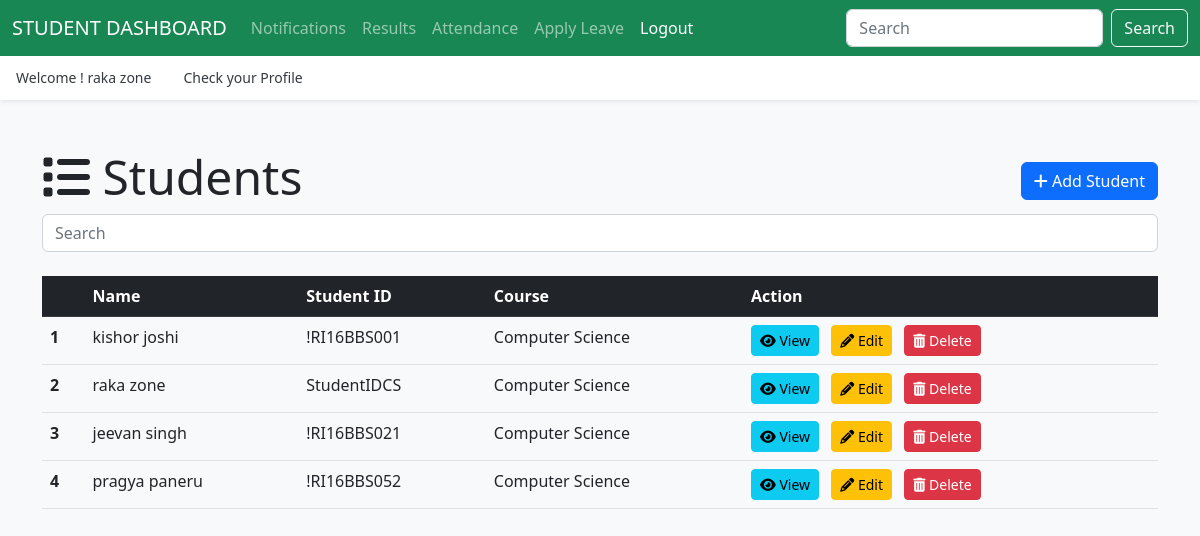
Screenshot of /hod/student/ (signed in) with the database file from the repository.
### authentication/models.py (models this page shows, shortened)
class UserProfile(models.Model):
    user = models.OneToOneField(User, on_delete=models.CASCADE)
    usertype = models.CharField(max_length=50)

### app_hod/models.py (models this page shows, shortened)
class Student(models.Model):
    user = models.OneToOneField(UserProfile, on_delete=models.CASCADE)
    student_id = models.CharField(max_length=20, unique=True)
    gender = models.CharField(max_length=1, choices=[('M', 'Male'), ('F', 'Female')])
    dob = models.DateField()
    address = models.TextField()
    phone_number = models.CharField(max_length=20)
    course = models.ForeignKey(Course,on_delete=models.DO_NOTHING)
    enrollment_year = models.CharField(max_length=100, default=None)
    created_at = models.DateTimeField(auto_now_add=True)
    updated_at = models.DateTimeField(auto_now=True)

class Course(models.Model):
    name = models.CharField(max_length=100)
    created_at = models.DateTimeField(auto_now_add=True)
    updated_at = models.DateTimeField(auto_now=True)
    def __str__(self):
        return self.name

### app_hod/views.py (the view)
# urls.py: path('student/', views.student_index, name='list-student'),
@login_required(login_url='/login/')
def student_index(request):
    student = Student.objects.all()
    context = {"data": student}
    return render(request, 'hod/student_index.html', context)

### templates/hod/student_index.html (shortened to what this page needs)
{% extends "layouts/master.html" %}
{% block content %}
<div class="container my-5">
    <div class="d-flex justify-content-between align-items-center">
        <h1 class="display-5 mb-2"><i class="fas fa-list"></i> Students</h1>
        <a href="{% url 'add-student' %}" class="btn btn-primary"><i class="fas fa-plus"></i> Add Student</a>
    </div>
        <input class="form-control me-2" id="searchInput" type="search" placeholder="Search" aria-label="Search">
    <table class="table mt-4" id="dataTable">
        <thead class="table-dark">
            <tr>
                <th scope="col"></th>
                <th scope="col">Name</th>
                <th scope="col">Student ID</th>
                <th scope="col">Course</th>
                <th scope="col">Action</th>
            </tr>
        </thead>
        <tbody>
            {% for student in data %}
            <tr>
                <th scope="row">{{ forloop.counter }}</th>
                <td>{{ student.user.user.first_name }} {{ student.user.user.last_name }}</td>
                <td>{{ student.student_id }}</td>
                <td>{{ student.course }}</td>
                <td>
                    <a href="{% url 'view-student' student.id %}" class="btn btn-sm btn-info me-2"><i class="fas fa-eye"></i> View</a>
                    <a href="{% url 'edit-student' student.id %}" class="btn btn-sm btn-warning me-2"><i class="fas fa-pencil-alt"></i> Edit</a>
                    <a href="{% url 'delete-student' student.id %}" class="btn btn-sm btn-danger"><i class="fas fa-trash-alt"></i> Delete</a>
                </td>
            </tr>
            {% endfor %}
        </tbody>
    </table>
</div>
{% endblock %}

### templates/layouts/master.html (shortened to what this page needs)
{% load static %}
<!doctype html>
<html lang="en">
<head>
  <link rel="stylesheet" href="https://cdnjs.cloudflare.com/ajax/libs/font-awesome/6.4.0/css/all.min.css">
  <link href="https://cdn.jsdelivr.net/npm/bootstrap@5.2.3/dist/css/bootstrap.min.css" rel="stylesheet">
  <link href="{% static 'css/offcanvas.css' %}" rel="stylesheet">
</head>
<body class="bg-light">
  {% if user.userprofile.usertype == 'hod' %}
  <nav class="navbar navbar-expand-lg fixed-top navbar-dark bg-success" aria-label="Main navigation">
    <div class="container-fluid">
      <a class="navbar-brand" href="{% url 'hodpage' %}" style="text-transform:uppercase;">{{ user.userprofile.usertype }} Dashboard</a>
      <button class="navbar-toggler p-0 border-0" type="button" id="navbarSideCollapse" aria-label="Toggle navigation">
        <span class="navbar-toggler-icon"></span>
      </button>
      <div class="navbar-collapse offcanvas-collapse" id="navbarsExampleDefault">
        <ul class="navbar-nav me-auto mb-2 mb-lg-0">
          <li class="nav-item dropdown">
            <a class="nav-link dropdown-toggle" href="#" id="dropdown06" data-bs-toggle="dropdown" aria-expanded="false">Leave</a>
            <ul class="dropdown-menu" aria-labelledby="dropdown06">
              <li><a class="dropdown-item" href="{% url 'leave-student' %}">Student Leave</a></li>
              <li><a class="dropdown-item" href="{% url 'leave-staff' %}">Staff Leave</a></li>
            </ul>
          </li>
          <li class="nav-item dropdown">
            <a class="nav-link dropdown-toggle" href="#" id="dropdown00" data-bs-toggle="dropdown" aria-expanded="false">Notification</a>
            <ul class="dropdown-menu" aria-labelledby="dropdown00">
              <li><a class="dropdown-item" href="{% url 'send-studentnotification' %}">Student Notification</a></li>
              <li><a class="dropdown-item" href="{% url 'send-staffnotification' %}">Staff Notification</a></li>
            </ul>
          </li>
          <li class="nav-item dropdown">
            <a class="nav-link dropdown-toggle" href="#" id="dropdown01" data-bs-toggle="dropdown" aria-expanded="false">Course</a>
            <ul class="dropdown-menu" aria-labelledby="dropdown01">
              <li><a class="dropdown-item" href="{% url 'add-course' %}">Add Course</a></li>
              <li><a class="dropdown-item" href="{% url 'list-course' %}">View Course</a></li>
            </ul>
          </li>
          <li class="nav-item dropdown">
            <a class="nav-link dropdown-toggle" href="#" id="dropdown02" data-bs-toggle="dropdown" aria-expanded="false">Student</a>
            <ul class="dropdown-menu" aria-labelledby="dropdown02">
              <li><a class="dropdown-item" href="{% url 'add-student' %}">Add Student</a></li>
              <li><a class="dropdown-item" href="{% url 'list-student' %}">View Student</a></li>
            </ul>
          </li>
          <li class="nav-item dropdown">
            <a class="nav-link dropdown-toggle" href="#" id="dropdown03" data-bs-toggle="dropdown" aria-expanded="false">Staff</a>
            <ul class="dropdown-menu" aria-labelledby="dropdown03">
              <li><a class="dropdown-item" href="{% url 'add-staff' %}">Add Staff</a></li>
              <li><a class="dropdown-item" href="{% url 'list-staff' %}">View Staff</a></li>
            </ul>
          </li>
          <li class="nav-item dropdown">
            <a class="nav-link dropdown-toggle" href="#" id="dropdown04" data-bs-toggle="dropdown" aria-expanded="false">Subject</a>
            <ul class="dropdown-menu" aria-labelledby="dropdown04">
              <li><a class="dropdown-item" href="{% url 'add-subject' %}">Add Subject</a></li>
              <li><a class="dropdown-item" href="{% url 'list-subject' %}">View Subject</a></li>
            </ul>
          </li>
          <li class="nav-item">
            <a class="nav-link active" aria-current="page" href="{% url 'hod-attendance' %}">Attendance</a>
          </li>
          <li class="nav-item">
            <a class="nav-link" href="{% url 'hod-result' %}">Results</a>
          </li>
          <li class="nav-item">
            <a class="nav-link active" aria-current="page" href="{% url 'logout' %}">Logout</a>
          </li>
        </ul>
      </div>
    </div>
  </nav>
  {% elif user.userprofile.usertype == 'student' %}
  <nav class="navbar navbar-expand-lg fixed-top navbar-dark bg-success" aria-label="Main navigation">
    <div class="container-fluid">
      <a class="navbar-brand" href="{% url 'studentpage' %}" style="text-transform:uppercase;">{{ user.userprofile.usertype }} Dashboard</a>
      <div class="navbar-collapse offcanvas-collapse" id="navbarsExampleDefault">
        <ul class="navbar-nav me-auto mb-2 mb-lg-0">
          <li class="nav-item">
            <a class="nav-link" href="{% url 'student-notification' %}">Notifications</a>
          </li>
          <li class="nav-item">
            <a class="nav-link" href="{% url 'student-result' %}">Results</a>
          </li>
          <li class="nav-item">
            <a class="nav-link" href="{% url 'student-attendance' %}">Attendance</a>
          </li>
          <li class="nav-item">
            <a class="nav-link" href="{% url 'student-applyleave' %}">Apply Leave</a>
          </li>
          <li class="nav-item">
            <a class="nav-link active" aria-current="page" href="{% url 'logout' %}">Logout</a>
          </li>
        </ul>
        <form class="d-flex">
          <input class="form-control me-2" type="search" placeholder="Search" aria-label="Search">
          <button class="btn btn-outline-light" type="submit">Search</button>
        </form>
      </div>
    </div>
  </nav>
  {% endif %}
  <div class="nav-scroller bg-body shadow-sm">
    <nav class="nav nav-underline" aria-label="Secondary navigation">
      <p class="nav-link active" aria-current="page">Welcome ! {{ user.first_name }} {{ user.last_name }}</p>
      <a class="nav-link active" aria-current="page"
      {% if user.userprofile.usertype == 'hod' %}
      href=" {% url 'hodprofile' %}"
      {% elif user.userprofile.usertype == 'staff' %}
      href=" {% url 'staffprofile' %}"
      {% elif user.userprofile.usertype == 'student' %}
      href=" {% url 'studentprofile' %}"
      {% endif %}>Check your Profile</a>
    </nav>
  </div>
  {% block content %}
  {% endblock %}
</body>
</html>

### static/css/offcanvas.css (style rules this page uses)
html, body { overflow-x: hidden; }
body { padding-top: 56px; }
.nav-scroller { position: relative; z-index: 2; height: 2.75rem; overflow-y: hidden; }
.nav-scroller .nav { display: flex; flex-wrap: nowrap; padding-bottom: 1rem; margin-top: -1px; overflow-x: auto; color: rgba(255, 255, 255, .75); text-align: center; white-space: nowrap; -webkit-overflow-scrolling: touch; }
.nav-underline .nav-link { padding-top: .75rem; padding-bottom: .75rem; font-size: .875rem; color: #6c757d; }
.nav-underline .active { font-weight: 500; color: #343a40; }

### rows the page displays
Student: user.user.first_name "kishor", user.user.last_name "joshi", student_id "!RI16BBS001", course "Computer Science"
Student: user.user.first_name "raka", user.user.last_name "zone", student_id "StudentIDCS", course "Computer Science"
Student: user.user.first_name "jeevan", user.user.last_name "singh", student_id "!RI16BBS021", course "Computer Science"
Student: user.user.first_name "pragya", user.user.last_name "paneru", student_id "!RI16BBS052", course "Computer Science"

### other values shown
{{ user.userprofile.usertype }} "STUDENT"
{{ user.first_name }} "raka"
{{ user.last_name }} "zone"
